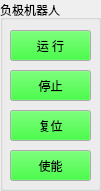
     <widget class="QGroupBox" name="gControl_3">
      <property name="geometry">
       <rect>
        <x>320</x>
        <y>410</y>
        <width>101</width>
        <height>191</height>
       </rect>
      </property>
      <property name="sizePolicy">
       <sizepolicy hsizetype="Preferred" vsizetype="Preferred">
        <horstretch>0</horstretch>
        <verstretch>0</verstretch>
       </sizepolicy>
      </property>
      <property name="title">
       <string>负极机器人</string>
      </property>
      <widget class="QPushButton" name="bR2run">
       <property name="geometry">
        <rect>
         <x>10</x>
         <y>30</y>
         <width>81</width>
         <height>31</height>
        </rect>
       </property>
       <property name="palette">
        <palette>
         <active>
          <colorrole role="Button">
           <brush brushstyle="SolidPattern">
            <color alpha="255">
             <red>0</red>
             <green>255</green>
             <blue>0</blue>
            </color>
           </brush>
          </colorrole>
         </active>
         <inactive>
          <colorrole role="Button">
           <brush brushstyle="SolidPattern">
            <color alpha="255">
             <red>0</red>
             <green>255</green>
             <blue>0</blue>
            </color>
           </brush>
          </colorrole>
         </inactive>
         <disabled>
          <colorrole role="Button">
           <brush brushstyle="SolidPattern">
            <color alpha="255">
             <red>0</red>
             <green>255</green>
             <blue>0</blue>
            </color>
           </brush>
          </colorrole>
         </disabled>
        </palette>
       </property>
       <property name="text">
        <string>运 行</string>
       </property>
       <property name="checkable">
        <bool>false</bool>
       </property>
      </widget>
      <widget class="QPushButton" name="bR2reset">
       <property name="geometry">
        <rect>
         <x>10</x>
         <y>110</y>
         <width>81</width>
         <height>31</height>
        </rect>
       </property>
       <property name="palette">
        <palette>
         <active>
          <colorrole role="Button">
           <brush brushstyle="SolidPattern">
            <color alpha="255">
             <red>0</red>
             <green>255</green>
             <blue>0</blue>
            </color>
           </brush>
          </colorrole>
         </active>
         <inactive>
          <colorrole role="Button">
           <brush brushstyle="SolidPattern">
            <color alpha="255">
             <red>0</red>
             <green>255</green>
             <blue>0</blue>
            </color>
           </brush>
          </colorrole>
         </inactive>
         <disabled>
          <colorrole role="Button">
           <brush brushstyle="SolidPattern">
            <color alpha="255">
             <red>0</red>
             <green>255</green>
             <blue>0</blue>
            </color>
           </brush>
          </colorrole>
         </disabled>
        </palette>
       </property>
       <property name="text">
        <string>复位</string>
       </property>
       <property name="checkable">
        <bool>false</bool>
       </property>
      </widget>
      <widget class="QPushButton" name="bR2stop">
       <property name="geometry">
        <rect>
         <x>10</x>
         <y>70</y>
         <width>81</width>
         <height>31</height>
        </rect>
       </property>
       <property name="palette">
        <palette>
         <active>
          <colorrole role="Button">
           <brush brushstyle="SolidPattern">
            <color alpha="255">
             <red>0</red>
             <green>255</green>
             <blue>0</blue>
            </color>
           </brush>
          </colorrole>
         </active>
         <inactive>
          <colorrole role="Button">
           <brush brushstyle="SolidPattern">
            <color alpha="255">
             <red>0</red>
             <green>255</green>
             <blue>0</blue>
            </color>
           </brush>
          </colorrole>
         </inactive>
         <disabled>
          <colorrole role="Button">
           <brush brushstyle="SolidPattern">
            <color alpha="255">
             <red>0</red>
             <green>255</green>
             <blue>0</blue>
            </color>
           </brush>
          </colorrole>
         </disabled>
        </palette>
       </property>
       <property name="text">
        <string>停止</string>
       </property>
       <property name="checkable">
        <bool>false</bool>
       </property>
      </widget>
      <widget class="QPushButton" name="bR2server">
       <property name="geometry">
        <rect>
         <x>10</x>
         <y>150</y>
         <width>81</width>
         <height>31</height>
        </rect>
       </property>
       <property name="palette">
        <palette>
         <active>
          <colorrole role="Button">
           <brush brushstyle="SolidPattern">
            <color alpha="255">
             <red>0</red>
             <green>255</green>
             <blue>0</blue>
            </color>
           </brush>
          </colorrole>
         </active>
         <inactive>
          <colorrole role="Button">
           <brush brushstyle="SolidPattern">
            <color alpha="255">
             <red>0</red>
             <green>255</green>
             <blue>0</blue>
            </color>
           </brush>
          </colorrole>
         </inactive>
         <disabled>
          <colorrole role="Button">
           <brush brushstyle="SolidPattern">
            <color alpha="255">
             <red>0</red>
             <green>255</green>
             <blue>0</blue>
            </color>
           </brush>
          </colorrole>
         </disabled>
        </palette>
       </property>
       <property name="text">
        <string>使能</string>
       </property>
       <property name="checkable">
        <bool>false</bool>
       </property>
      </widget>
     </widget>
